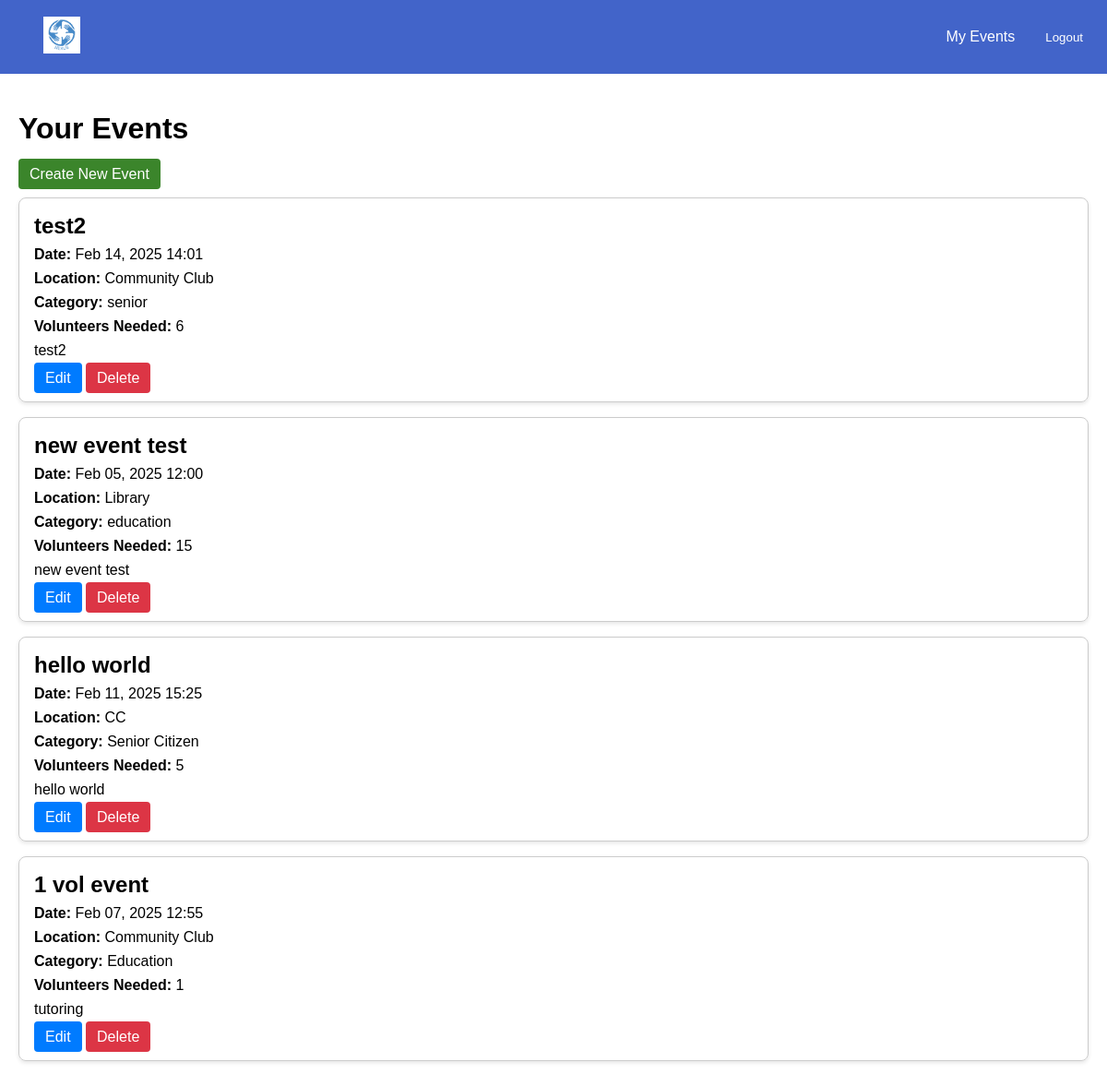
/events/dashboard/organisation/ (signed in), run on the app's committed database.
### events/models.py (models this page shows, shortened)
class Event(models.Model):
    CATEGORY_CHOICES = [
        ('Education', 'Education'),
        ('Social Development', 'Social Development'),
        ('Senior Citizen', 'Senior Citizen'),
    ]
    organisation = models.ForeignKey(settings.AUTH_USER_MODEL, on_delete=models.CASCADE)
    name = models.CharField(max_length=255)
    description = models.TextField()
    date = models.DateTimeField()
    location = models.CharField(max_length=255)
    volunteers_needed = models.PositiveIntegerField()
    roles_responsibilities = models.TextField()
    category = models.CharField(max_length=50, choices=CATEGORY_CHOICES, blank=False, default='Education')

### events/views.py (the view)
# urls.py: path('dashboard/organisation/', views.organisation_dashboard, name='organisation_dashboard'),
@login_required
def organisation_dashboard(request):
    if request.user.user_type == 'organisation':
        events = Event.objects.filter(organisation=request.user)
        return render(request, 'events/organisation_dashboard.html', {'events': events})
    return redirect('home')

### events/templates/events/organisation_dashboard.html (shortened to what this page needs)
{% extends 'base.html' %}
{% block content %}
<body>
    <h1>Your Events</h1>
    <a href="{% url 'events:create_event' %}" class="btn">Create New Event</a>
    {% if events %}
        {% for event in events %}
            <div class="card">
                <h3>{{ event.name }}</h3>
                <p><strong>Date:</strong> {{ event.date|date:"M d, Y H:i" }}</p>
                <p><strong>Location:</strong> {{ event.location }}</p>
                <p><strong>Category:</strong> {{ event.get_category_display }}</p>
                <p><strong>Volunteers Needed:</strong> {{ event.volunteers_needed }}</p>
                <p>{{ event.description }}</p>
                <div class="card-buttons">
                    <a href="{% url 'events:edit_event' event.id %}" class="btn btn-edit">Edit</a>
                    <a href="{% url 'events:delete_event' event.id %}" class="btn btn-delete" onclick="return confirm('Are you sure you want to delete this event?');">Delete</a>
                </div>
            </div>
        {% endfor %}
    {% else %}
        <p>No events found. Create your first event!</p>
    {% endif %}
</body>
</html>
{% endblock %}

### templates/base.html (style rules this page uses)
body { margin: 0; font-family: Arial, sans-serif; }

### events/templates/events/organisation_dashboard.html (style rules this page uses)
.card { border: 1px solid #ccc; border-radius: 8px; padding: 16px; margin: 16px 0; box-shadow: 0 2px 4px rgba(0, 0, 0, 0.1); }
.card h3 { margin: 0; font-size: 1.5em; }
.card p { margin: 8px 0; }
.card-buttons { margin-top: 12px; }
.btn { padding: 8px 12px; text-decoration: none; border-radius: 4px; color: white; }
.btn { background-color: rgb(59, 133, 43); }
.btn-edit { background-color: #007bff; }
.btn-delete { background-color: #dc3545; }

### data on the page
Event: name "test2", date "Feb 14, 2025 14:01", location "Community Club", category "senior", volunteers_needed "6", description "test2"
Event: name "new event test", date "Feb 05, 2025 12:00", location "Library", category "education", volunteers_needed "15", description "new event test"
Event: name "hello world", date "Feb 11, 2025 15:25", location "CC", category "Senior Citizen", volunteers_needed "5", description "hello world"
Event: name "1 vol event", date "Feb 07, 2025 12:55", location "Community Club", category "Education", volunteers_needed "1", description "tutoring"
